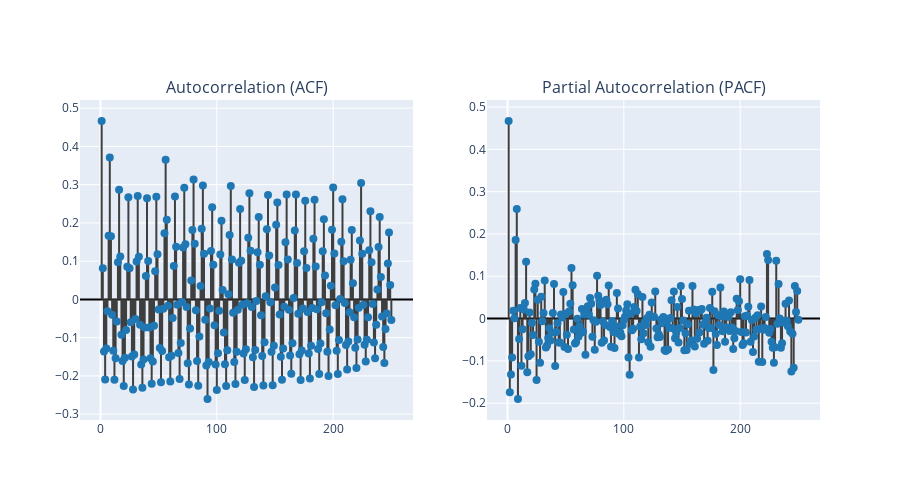

Notebook source saved alongside this figure:
### Markdown cell above
# Step 5: Les correlogramme

### Code cell
plot_autocorrelation(train["energy"], nlags=250)
